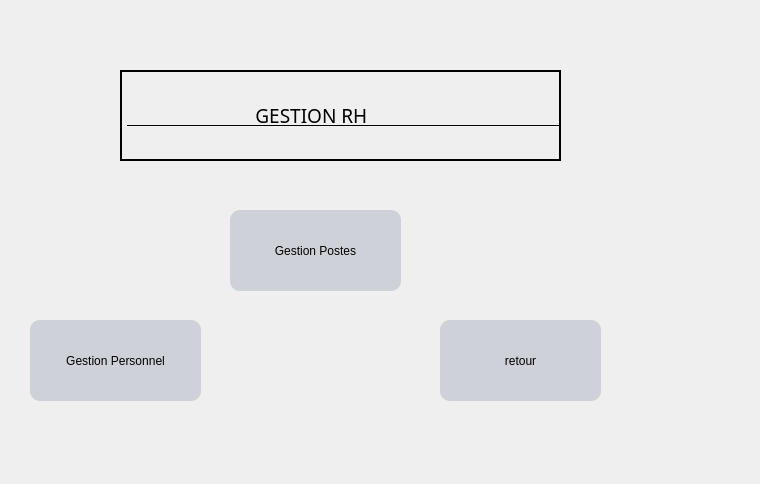
<?xml version="1.0" encoding="UTF-8"?>
<ui version="4.0">
 <class>maingrh</class>
 <widget class="QDialog" name="maingrh">
  <property name="geometry">
   <rect>
    <x>0</x>
    <y>0</y>
    <width>760</width>
    <height>484</height>
   </rect>
  </property>
  <property name="windowTitle">
   <string>Dialog</string>
  </property>
  <property name="styleSheet">
   <string notr="true">background-image: url(:/bg1.jpg);</string>
  </property>
  <widget class="QPushButton" name="pushButton_perso">
   <property name="geometry">
    <rect>
     <x>30</x>
     <y>320</y>
     <width>171</width>
     <height>81</height>
    </rect>
   </property>
   <property name="styleSheet">
    <string notr="true">
QPushButton{
background:#ced1d8;
border-style:outset;
border-radius:10px;
}
QPushButton:pressed{
background-color:rgb(224,0,0);
border-style:inset;}
QPushButton:hover {
    background-color:rgb(5, 255, 0);
    }
</string>
   </property>
   <property name="text">
    <string>Gestion Personnel</string>
   </property>
  </widget>
  <widget class="QLabel" name="label">
   <property name="geometry">
    <rect>
     <x>120</x>
     <y>70</y>
     <width>441</width>
     <height>91</height>
    </rect>
   </property>
   <property name="font">
    <font>
     <family>Perpetua Titling MT</family>
     <pointsize>14</pointsize>
     <underline>true</underline>
    </font>
   </property>
   <property name="frameShape">
    <enum>QFrame::WinPanel</enum>
   </property>
   <property name="text">
    <string>                          GESTION RH                                       </string>
   </property>
  </widget>
  <widget class="QPushButton" name="pushButton_postes">
   <property name="geometry">
    <rect>
     <x>230</x>
     <y>210</y>
     <width>171</width>
     <height>81</height>
    </rect>
   </property>
   <property name="styleSheet">
    <string notr="true">
QPushButton{
background:#ced1d8;
border-style:outset;
border-radius:10px;
}
QPushButton:pressed{
background-color:rgb(224,0,0);
border-style:inset;}
QPushButton:hover {
    background-color:rgb(5, 255, 0);
    }
</string>
   </property>
   <property name="text">
    <string>Gestion Postes</string>
   </property>
  </widget>
  <widget class="QPushButton" name="push123">
   <property name="geometry">
    <rect>
     <x>440</x>
     <y>320</y>
     <width>161</width>
     <height>81</height>
    </rect>
   </property>
   <property name="styleSheet">
    <string notr="true">
QPushButton{
background:#ced1d8;
border-style:outset;
border-radius:10px;
}
QPushButton:pressed{
background-color:rgb(224,0,0);
border-style:inset;}
QPushButton:hover {
    background-color:rgb(5, 255, 0);
    }
</string>
   </property>
   <property name="text">
    <string>retour</string>
   </property>
  </widget>
 </widget>
 <resources/>
 <connections/>
</ui>
